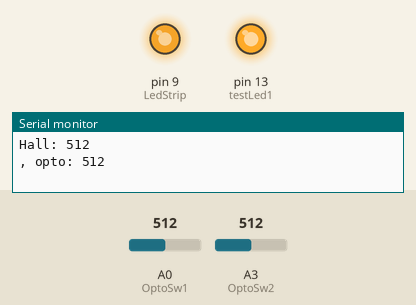
Bench run of a sketch on a simulated Arduino Leonardo, built with avr-gcc and run on an emulated ATmega32U4. Shown: output pins drawn as LEDs (lit = HIGH), the last lines printed to the serial monitor. The test bench sets the inputs (shaded band); at power-on: A0 (OptoSw1) = 512, A3 (OptoSw2) = 512.

Above: at 7.2 s.
7.3 s: A0 (OptoSw1) set to 11
10.3 s: A0 (OptoSw1) set to 8
At 10.63 s:
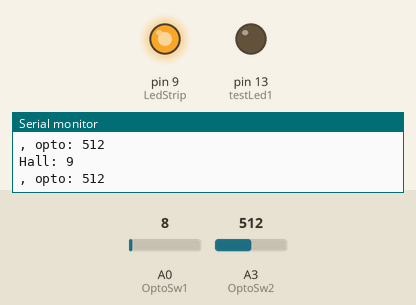
At 13.2 s:
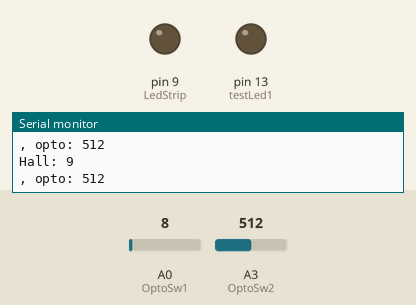
13.3 s: A0 (OptoSw1) set to 91
14.9 s: A0 (OptoSw1) set to 112
At 15.44 s:
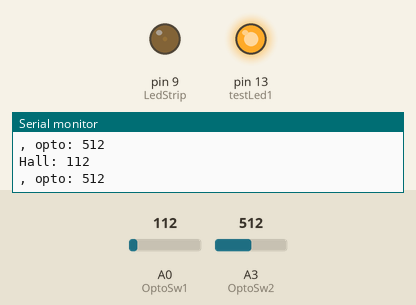
Timing chart, 0 to 18.9 s (numbered marks = the images above; inputs shaded):
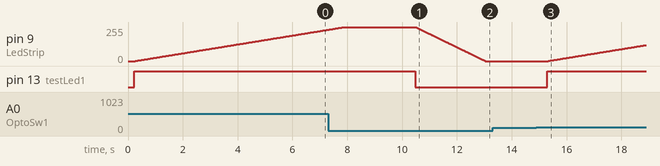

Measured:
- the behaviour switches between 10 and 9 on A0 (OptoSw1) (found by bisection; images 0 and 1)
- the behaviour switches between 100 and 101 on A0 (OptoSw1) (found by bisection; images 2 and 3)
- after the input at 10.3 s, pin 9 (LedStrip): moves from 255/255 to 0/255 over 2.5 s, starting after 0.20 s; pin 13 (testLed1): HIGH → LOW after 0.19 s
- after the input at 14.9 s, pin 9 (LedStrip): moves from 0/255 to 120/255 over 3.6 s, starting after 0.42 s; pin 13 (testLed1): LOW → HIGH after 0.39 s

The sketch:

DoorOpen_light_control.ino
```cpp
// OptoSwitch #1
int OptoSw1 = A0;
int OptoSw2 = A3;
//int OptoSw1Read = 0;
// Test Led
int LedStrip = 9;
int testLed1 = 13;

bool LedStatus = false; // ON / OFF

void setup() {
  pinMode(OptoSw1, INPUT);
  pinMode(OptoSw2, INPUT);
  pinMode(testLed1, OUTPUT);

  // выключаем тестовый светодиод
  digitalWrite(testLed1, LOW);

  Serial.begin(9600);
  while (!Serial) {
    ; // wait for serial port to connect. Needed for Leonardo only
  }

}

void loop() {
  // put your main code here, to run repeatedly:
  int ReadVal1 = 0;

  for (int i=0; i <= 10; i++){
    ReadVal1 = ReadVal1 + analogRead(OptoSw1);
    delay(10);
  }
  ReadVal1 = ReadVal1 / 11;

  int ReadVal2 = 0;

  for (int i=0; i <= 10; i++){
    ReadVal2 = ReadVal2 + analogRead(OptoSw2);
    delay(10);
  }
  ReadVal2 = ReadVal2 / 11;
/* */

  Serial.print("Hall: ");
  Serial.println(ReadVal1);
  Serial.print(", opto: ");
  Serial.println(ReadVal2);
  delay(1);


/*
  digitalWrite(testLed1, LOW);
      delay(1000);

  digitalWrite(testLed1, HIGH);
    delay(1000);
*/
  if (ReadVal1 > 100)
  {
    if (LedStatus != true)
    {
      digitalWrite(testLed1, HIGH);

      for (int fadeValue = 0 ; fadeValue <= 255; fadeValue += 1)
      {
        // sets the value (range from 0 to 255):
        analogWrite(LedStrip, fadeValue);
        // wait for 30 milliseconds to see the dimming effect
        delay(30);
      }
      // после включения 10 секунд ждем безусловно. потом только начинаем пасти происходящее
      delay(1000);

    }
    LedStatus = true;
//*/
  }
  if (ReadVal1 < 10)
  {
    // fade out from max to min in increments of 5 points:

    if (LedStatus != false)
    {
      digitalWrite(testLed1, LOW);
      for (int fadeValue = 255 ; fadeValue >= 0; fadeValue -= 1)
      {
        // sets the value (range from 0 to 255):
        analogWrite(LedStrip, fadeValue);
        // wait for 30 milliseconds to see the dimming effect
        //Serial.println(fadeValue);
        delay(10);
      }
    }
    LedStatus = false;
//*/
  }
}
```
